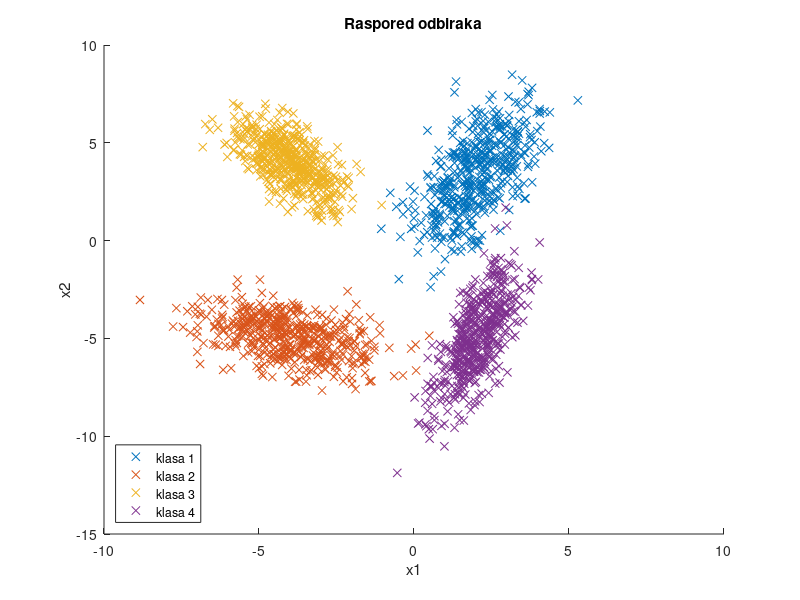

This figure's MATLAB source: (Note: this script raises an error after producing the figure.)
clc
clear all 
close all 

N = 500;

%% Generisanje odbiraka klasa

M1 = [2;3.5];
s1_1 = 1;
s2_1 = 2;
ro_1 = 0.6;
S1 = [s1_1^2 ro_1*s1_1*s2_1; ro_1*s1_1*s2_1 s2_1^2];
X1 = mvnrnd(M1,S1,N);

M2 = [-4;-5];
s1_2 = 1.5;
s2_2 = 1;
ro_2 = -0.4;
S2 = [s1_2^2 ro_2*s1_2*s2_2; ro_2*s1_2*s2_2 s2_2^2];
X2 = mvnrnd(M2,S2,N); 

M3 = [-4;4];
s1_3 = 0.9;
s2_3 = 1.2;
ro_3 = -0.6;
S3 = [s1_3^2 ro_3*s1_3*s2_3; ro_3*s1_3*s2_3 s2_3^2];
X3 = mvnrnd(M3,S3,N);

M4 = [2;-5];
s1_4 = 0.7;
s2_4 = 2;
ro_4 = 0.7;
S4 = [s1_4^2 ro_4*s1_4*s2_4; ro_4*s1_4*s2_4 s2_4^2];
X4 = mvnrnd(M4,S4,N); 

X1 = X1';
X2 = X2';
X3 = X3';
X4 = X4';
%%
figure, hold all
plot(X1(1,:),X1(2,:),'x'); 
plot(X2(1,:),X2(2,:),'x'); 
plot(X3(1,:),X3(2,:),'x'); 
plot(X4(1,:),X4(2,:),'x'); 
legend('klasa 1', 'klasa 2', 'klasa 3', 'klasa 4','Location','SouthWest')
title('Raspored odbiraka')
xlabel('x1'); ylabel('x2')


%% Ispitivanje zavisnosti osetljivosti od pocetne klasterizacije

% broj klasa
L = 4;

% Ulaz
X = [X1 X2 X3 X4; ones(1,N), 2*ones(1,N) 3*ones(1,N) 4*ones(1,N)];

Npocetni = 20;
Ycurr_vector = randi([1,L],1,L*N*Npocetni);
Yfinal = zeros(Npocetni,L*N);
P = zeros(1,Npocetni);
cntv = zeros(1,Npocetni);
for i = 1:Npocetni
    Ycurr = Ycurr_vector((i-1)*L*N+1:i*L*N);
    [Yfinal(i,:),j,P(i),cntv(i)] = cmean(X,Ycurr,L,N,0);
end

figure
plot(linspace(1,20,20),P,'.')
title('Zavisnost osetljivosti od pocetne klasterizacije')
%% iscrtavanje jednog rezultata klasterizacije 
% figure, 
% 
% for i = 1:L
%     plot(X(1,Yfinal(9,:)==i),X(2,Yfinal(9,:)==i),'x'); hold on;
% end
% 
% legend('klasa 1', 'klasa 2', 'klasa 3', 'klasa 4')
% title('Klasterizovani odbirci')
% xlabel('x1'); ylabel('x2')

%% Ispitivanje zavisnosti osetljivosti od maksimalnog broja iteracija

% broj klasa
L = 4;

% ulaz
X = [X1 X2 X3 X4; ones(1,N), 2*ones(1,N) 3*ones(1,N) 4*ones(1,N)];

% pocetna klasterizacija
Ycurr = randi([1,L],1,L*N);
figure
title('Inicijalna klasterizacija')
for i = 1:L
    plot(X(1,Ycurr(:)==i),X(2,Ycurr(:)==i),'x'); hold on;
end
  
Nit_vector = [1 2 3 4 5 6 7 8 9 10 11 12 13 14 15 16 17 18 19 20 50 80 100];
Nit = length(Nit_vector);
Yfinal = zeros(Nit,L*N);
Pit = zeros(1,Nit);
for i = 1:Nit
    [Yfinal(i,:),j,Pit(i),~] = cmean(X,Ycurr,L,N,Nit_vector(i));
end


figure
plot(Nit_vector,Pit)
title('Zavisnost osetljivosti od maksimalnog broja iteracija')


%% Ispitivanje zavisnosti osetljivosti od broja klasa

NL = 10;
Nit = 10;
cntv2 = zeros(Nit,NL);
for L = 1:NL
    Ycurr = randi([1,L],1,4*N);
    for i = 1:Nit
        [Yfinal,~,~,cntv2(i,L)] = cmean(X,Ycurr,L,N,0);
    end
    figure
    for i = 1:L
        plot(X(1,Yfinal(:)==i),X(2,Yfinal(:)==i),'x'); hold on;
    end
    hold off;
    xlabel('x_1'); ylabel('x_2')
    
end

cntv_avg = mean(cntv2);

figure
stem(cntv_avg)
title('Zavisnost prosecnog broja iteracija od broja klasa')
xlabel('L'); ylabel('broj iteracija')

